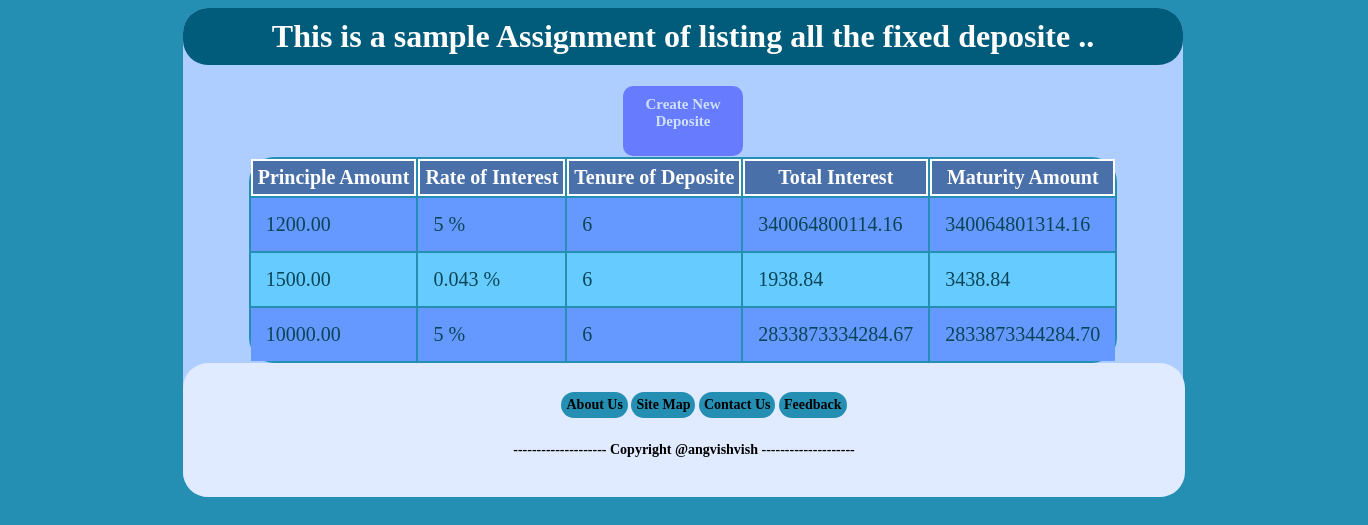
The page / on the database its author committed.
### tables this page shows
CREATE TABLE IF NOT EXISTS `listing_information` (
  `Principal_Amount` decimal(20,2) NOT NULL,
  `Rate_Of_Interest` double NOT NULL,
  `Tenure_Of_deposite` double NOT NULL,
  `Total_Interest` double(20,2) NOT NULL,
  `Maturity_Amount` double(20,2) NOT NULL
);

### index.php (the view, shortened to what this page needs)
<html>
	<head align="center">
		<link rel="stylesheet" href="styling_fixed_deposite.css" />
		<link rel="stylesheet" href="html_hover.css" />
	</head>
<body bgcolor="#248FB2";>
	<?php
		$result =mysql_query("SELECT Principal_Amount,Rate_Of_Interest,
		Tenure_Of_Deposite,Total_Interest,Maturity_Amount FROM `listing_information` where Principal_Amount>=0;");
	?>
<div style="background-color:#248FB2;width:1350px;"  align="center">
	<div id="big_main_list" >
		<?php require_once 'header.php';?>
		<div id="background_lists" >
			<div id="listing_fixed_deposite">
			<div id="box" align="center">
				<a id="link" style="text-decoration: none" href="create_new_deposite.php" title="Note that this animation would only work with google chrome..">
				Create New</br>Deposite</a>
			</div>
				<table id="design_table_1" align="center">
				<th>Principle Amount</th>
				<th>Rate of Interest</th>
				<th>Tenure of Deposite</th>
				<th>Total Interest</th>
				<th>Maturity Amount</th>
					<?php
						$bg=1;
						while($row = mysql_fetch_array($result))
						{
							if( $bg == 1){
								echo "<tr class='odd'>";
								$bg=2;
							}else{
								echo "<tr class='even'>";
							$bg=1;
							}
							echo "<td>{$row['Principal_Amount']}</td>";
							echo "<td>{$row['Rate_Of_Interest']} %</td>";
							echo "<td>{$row['Tenure_Of_Deposite']}</td>";
							echo "<td>{$row['Total_Interest']}</td>";
							echo "<td>{$row['Maturity_Amount']}</td>";
							echo "</tr>";
						}
						echo "</table>";
						?>
			</div>
		</div>
		<?php require_once 'footer.php';?>
	</div>
</div>
</body>
</html>

### header.php
<link rel="stylesheet" href="styling_fixed_deposite.css" />
<div id="header_list" align="center">
	<h1><b>This is a sample Assignment of listing all the fixed deposite ..<b></h1>
</div>

### footer.php
<div>
	<footer id="footer_list" >
			<ul>
				<li>About Us</li>
				<li>Site Map</li>
				<li>Contact Us</li>
				<li>Feedback</li>
			</ul>
	<p id="footer_p">-------------------- Copyright @angvishvish --------------------</p>
	</footer>
</div>

### styling_fixed_deposite.css (style rules this page uses)
#big_main_list { background-color:#ADCEFF; magin:20px auto; width:1000px; text-align:center; -webkit-border-radius: 25px; }
#header_list h1 { font-family:"Times New Roman", Times, serif; padding:10px; -webkit-border-radius: 25px; color:white; }
#footer_list { width:972px; font-align:center; list-style:none; padding:15px; background: #E0EBFF; display:inline-block; font: bold 14px Tahoma; -webkit-border-radius: 25px; }
#footer_p { background-color=green; padding:10px; }
#footer_list li { margin:auto; font-align:center; list-style:none; padding:5px; display:inline-block; font: bold 14px Tahoma; background-color:#248FB2; -webkit-border-radius: 25px; }
h1 { font-align:center; background:#005C7A; padding:10px; font-family:"Times New Roman", Times, serif; font-color:#99CCFF; }
header, section, footer, aside, nav, article { display:block; }
td { padding: 15px; }
th { text-align: center; font-weight: bold; padding: 5px; margin:auto; border: 2px solid #FFFFFF; background: #4a70aa; color: #FFFFFF; }
.even { background-color: #66CCFF; }
.odd { background-color:#6699FF; }
#design_table_1 { font-size:20px; color:#0A4457; background-color:#248FB2; -webkit-border-radius: 25px; }

### html_hover.css (style rules this page uses)
body { text-align=center; }
#box { display:block; margin:1px auto; padding:10px; color:#ffffff; -webkit-border-radius: 10px; opacity:0.4; background:blue; width:100px; height:50px; font-size:15px; -webkit-transition:-webkit-transform 0.5s, opacity 1s, background 1s, width 1s, height 1s, font-size 1s; }
#link { color:white; }

### rows shown on the page
listing_information: Principal_Amount "1200.00", Rate_Of_Interest "5", Tenure_Of_deposite "6", Total_Interest "340064800114.16", Maturity_Amount "340064801314.16"
listing_information: Principal_Amount "1500.00", Rate_Of_Interest "0.043", Tenure_Of_deposite "6", Total_Interest "1938.84", Maturity_Amount "3438.84"
listing_information: Principal_Amount "10000.00", Rate_Of_Interest "5", Tenure_Of_deposite "6", Total_Interest "2833873334284.67", Maturity_Amount "2833873344284.70"
